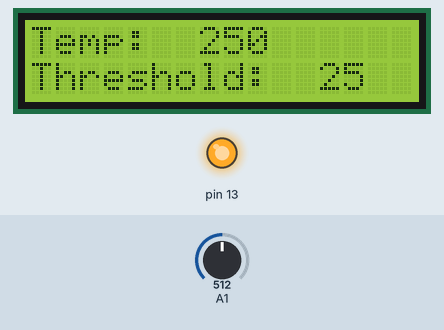
Bench run of a sketch on a simulated Arduino Uno, built with avr-gcc and run on an emulated ATmega328P. On the bench: 16×2 character LCD, output pins drawn as LEDs (lit = HIGH). Wiring (inferred from the names in the program): character LCD (HD44780): RS pin 8; E pin 9; data pin 0, pin 1, pin 2, pin 3, pin 4, pin 5, pin 6, pin 7. The test bench sets the inputs (shaded band); at power-on: A1 = 512. Pins used as bus, display or sensor lines are not drawn.

Above: at 1.2 s.
1.3 s: A1 set to 56
At 2.8 s:
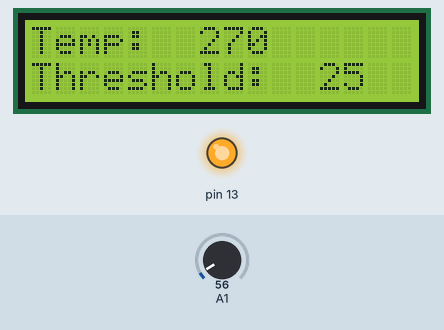
3.1 s: A1 set to 47
At 4.5 s:
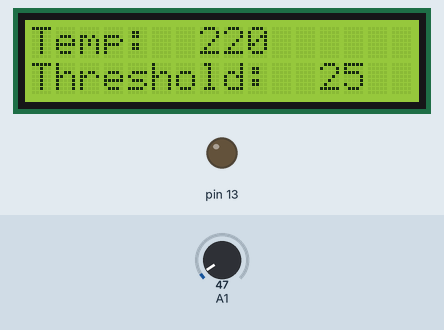
4.8 s: A1 set to 15
At 6.3 s:
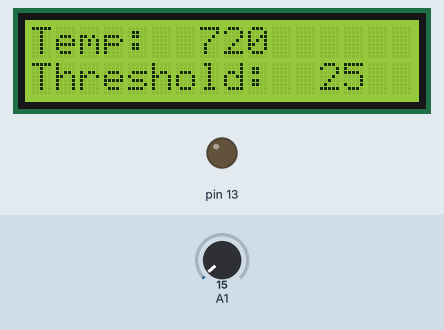
Timing chart, 0 to 7.8 s (numbered marks = the images above; inputs shaded):
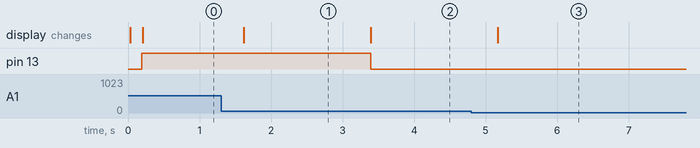

The sketch:

CW2Final.ino.ino
```cpp
#include <util/delay.h>
#include <stdlib.h>
#include "Adc_pot.h"
#include "lcd.h"
#include "dio.h"


int main(void) {

    unsigned short adc_reading;
    unsigned char buffer[4];
    unsigned char buffer2[4];
    Adc_Init();
    LCD_Init();
    DIO_init();
    int TEMPERATURE_THRESHOLD = 25;

    while (1) {
      _delay_ms(100);
      adc_reading = Adc_ReadChannel(1);
        intarg(TEMPERATURE_THRESHOLD, buffer2, 10);


        float temperatureCelsius = ((adc_reading / 1024.0) * 5 * 100.0);
        intarg(temperatureCelsius, buffer, 10);


          LCD_Command(0x80);
          LCD_String("Temp:  ");
          LCD_String(buffer);
          LCD_Command(0xC0);
          LCD_String("Threshold:  ");
          LCD_String(buffer2);

        if (temperatureCelsius > TEMPERATURE_THRESHOLD) {
            DIO_SetPinState('b', 5, 'h'); // Turn on the LED

        } else {
            DIO_SetPinState('b', 5, 'l'); // Turn off the LED


        }
         int  RPS = readPinState1();
         int RPS2 = readPinState2();

        if (RPS == 0) {
          _delay_ms(50);
          TEMPERATURE_THRESHOLD = TEMPERATURE_THRESHOLD+5;
        }
        else if(RPS2 == 0) {
          _delay_ms(50);
          TEMPERATURE_THRESHOLD = TEMPERATURE_THRESHOLD-5;
       }


        _delay_ms(200); // Delay for 0.2 second
    } /* End event loop */

    return 0;
}
```

Adc_pot.h
```cpp
#ifndef __ADC__
#define __ADC__

void Adc_Init(void);

unsigned short Adc_ReadChannel(unsigned char channel);

char* intarg(int num, char* str, int base);

#endif
```

Adc_pot.ino
```cpp
#if !defined(__AVR_ATmega328P__)
#include <avr/iom328p.h>
#endif
#include "Adc_pot.h"

void Adc_Init(void) {
    // AREF = AVcc
    ADMUX = (1 << REFS0);

    // ADC Enable and prescaler of 128
    // 16000000/128 = 125000
    ADCSRA = (1 << ADEN) | (1 << ADPS2) | (1 << ADPS1) | (1 << ADPS0);
}

unsigned short Adc_ReadChannel(unsigned char ch) {
    // select the corresponding channel 0~7
    // ANDing with '7' will always keep the value
    // of 'ch' between 0 and 7
    ch &= 0b00000111;  // AND operation with 7
    ADMUX = (ADMUX & 0xF8) | ch; // clears the bottom 3 bits before ORing

    // start single conversion
    // write '1' to ADSC
    ADCSRA |= (1 << ADSC);

    // wait for conversion to complete
    // ADSC becomes '0' again
    // till then, run loop continuously
    while (ADCSRA & (1 << ADSC));

    return (ADC);
}

// Convert an integer to a string
char* intarg(int num, char* str, int base) {
    int i = 0;
    int isNegative = 0;

    // Handle 0 explicitly, otherwise empty string is printed
    if (num == 0) {
        str[i++] = '0';
        str[i] = '\0';
        return str;
    }

    // Handle the case for a negative number
    if (num < 0 && base == 10) {
        isNegative = 1;
        num = -num;
    }

    // Process individual digits and store the result in the string
    while (num != 0) {
        int rem = num % base;
        str[i++] = (rem > 9) ? (rem - 10) + 'a' : rem + '0';
        num = num / base;
    }

    // Append '-' for negative numbers
    if (isNegative) {
        str[i++] = '-';
    }

    str[i] = '\0'; // Null-terminate the string

    // Reverse the string
    int start = 0;
    int end = i - 1;
    while (start < end) {
        char temp = str[start];
        str[start] = str[end];
        str[end] = temp;
        start++;
        end--;
    }

    return str;
}
```

lcd.h
```cpp
#ifndef __LCD__
#define __LCD__

void LCD_Command(unsigned char cmnd);
void LCD_Char (unsigned char char_data);
void LCD_Init (void);
void LCD_String (char *str);
void LCD_String_xy (char row, char pos, char *str);
void LCD_Clear();

#endif /*__LCD__*/
```

lcd.ino
```cpp
#include <avr/io.h>			  /* Include AVR std. library file */
#include <util/delay.h>	  /* Include Delay header file */
#include "lcd.h"
#if !defined(__AVR_ATmega328P__)
#include <avr/iom328p.h>
#endif

#define LCD_Dir  DDRD			/* Define LCD data port direction */
#define LCD_Port PORTD		/* Define LCD data port */

#define RS_EN_Dir  DDRB		/* Define RS and En data port direction */
#define RS_EN_Port PORTB  /* Define RS and En port */
#define RS PB0				    /* Define Register Select pin */
#define EN PB1 				    /* Define Enable signal pin */

void LCD_Command( unsigned char cmnd )
{
	LCD_Port = (LCD_Port & 0x0F) | (cmnd & 0xF0); /* sending upper nibble */
	RS_EN_Port &= ~ (1<<RS);		/* RS=0, command reg. */
	RS_EN_Port |= (1<<EN);		/* Enable pulse */
	_delay_us(1);
	RS_EN_Port &= ~ (1<<EN);

	_delay_us(200);

	LCD_Port = (LCD_Port & 0x0F) | (cmnd << 4);  /* sending lower nibble */
	RS_EN_Port |= (1<<EN);
	_delay_us(1);
	RS_EN_Port &= ~ (1<<EN);
	_delay_ms(2);
}


void LCD_Char( unsigned char data )
{
	LCD_Port = (LCD_Port & 0x0F) | (data & 0xF0); /* sending upper nibble */
	RS_EN_Port |= (1<<RS);		/* RS=1, data reg. */
	RS_EN_Port|= (1<<EN);
	_delay_us(1);
	RS_EN_Port &= ~ (1<<EN);

	_delay_us(200);

	LCD_Port = (LCD_Port & 0x0F) | (data << 4); /* sending lower nibble */
	RS_EN_Port |= (1<<EN);
	_delay_us(1);
	RS_EN_Port &= ~ (1<<EN);
	_delay_ms(2);
}

void LCD_Init (void)			/* LCD Initialize function */
{
	LCD_Dir = 0xFF;			    /* Make LCD port direction as o/p */
  	RS_EN_Dir |= (1 << EN) | (1 << RS);

	_delay_ms(20);			    /* LCD Power ON delay always >15ms */

	LCD_Command(0x02);		  /* send for 4 bit initialization of LCD  */
	LCD_Command(0x28);      /* 2 line, 5*7 matrix in 4-bit mode */
	LCD_Command(0x0c);      /* Display on cursor off*/
	LCD_Command(0x06);      /* Increment cursor (shift cursor to right)*/
	LCD_Command(0x01);      /* Clear display screen*/
	_delay_ms(2);
}

void LCD_String (char *str)		/* Send string to LCD function */
{
	int i;
	for(i=0;str[i]!=0;i++)		/* Send each char of string till the NULL */
	{
		LCD_Char (str[i]);
	}
}

void LCD_String_xy (char row, char pos, char *str)	/* Send string to LCD with xy position */
{
	if (row == 0 && pos<16)
	  LCD_Command((pos & 0x0F)|0x80);	                  /* Command of first row and required position<16 */
	else if (row == 1 && pos<16)
	  LCD_Command((pos & 0x0F)|0xC0);	                  /* Command of first row and required position<16 */

	LCD_String(str);	                              	/* Call LCD string function */
}

void LCD_Clear()
{
	LCD_Command (0x01);		/* Clear display */
	_delay_ms(2);
	LCD_Command (0x80);		/* Cursor at home position */
}
```

dio.h
```cpp
void DIO_init();
void DIO_SetPinDirection(unsigned char port, int pin, unsigned char direction);
void DIO_SetPinState(unsigned char port, int pin, unsigned char state);
```

dio.ino
```cpp
void DIO_init(){
  //set pins PD7 as output
  DIO_SetPinDirection('b', 5, 'o');
}

// set Pin to INPUT or OUTput
void DIO_SetPinDirection(unsigned char port, int pin, unsigned char direction){ //
  if (port == 'b' & pin <= 7 & pin >= 0){ // pin must be from 0-7
    if(direction == 'o'){
      DDRB = DDRB|(1<<pin); //bit set to 1 for output
    }else if(direction == 'i'){
      DDRB = DDRB&!(1<<pin); // bit cleared to 0 for input
    }
  }
  if (port == 'c' & pin <= 7 & pin >= 0){ // pin must be from 0-7
    if(direction == 'o'){
      DDRC = DDRC|(1<<pin); // bit set to 1 for output
    }else if(direction == 'i'){
      DDRC = DDRC&!(1<<pin); // bit cleared to 0 for input
    }
  }
  if (port == 'd' & pin <= 7 & pin >= 0){ // pin must be from 0-7
    if(direction == 'o'){
      DDRD = DDRD|(1<<pin); //bit set to 1 for output
    }else if(direction == 'i'){
      DDRD = DDRD&!(1<<pin); //bit cleared to 0 for input
    }
  }
}

// if pin is output it will set it to either HIGH or LOW
// if pin is input it will activate internal pull up resistor
void DIO_SetPinState(unsigned char port, int pin, unsigned char state){
  if (port == 'b' & pin <= 7 & pin >= 0){ // pin must be from 0-7
    if(state == 'h'){
      PORTB = PORTB|(1<<pin); //pin is set to 1 for high
    }else if(state == 'l'){
      PORTB &= ~(1<<pin); //pin is cleared to 0 for low
    }
  }
  if (port == 'd' & pin <= 7 & pin >= 0){ // pin must be from 0-7
    if(state == 'h'){
      PORTD = PORTD|(1<<pin); //pin is set to 1 for high
    }else if(state == 'l'){
      PORTD &= ~(1<<pin); //pin is cleared to 0 for low
    }
  }
  if (port == 'c' & pin <= 7 & pin >= 0){ // pin must be from 0-7
    if(state == 'h'){
      PORTC = PORTC|(1<<pin); //pin is set to 1 for high
    }else if(state == 'l'){
      PORTC &= ~(1<<pin); //pin is cleared to 0 for low
    }
  }
}


int readPinState1() {
      int MS = ((PIND >> 2) & 1) == 0;
      return MS;
      }

int readPinState2() {
      int MS = ((PIND >> 3) & 1) == 0;
      return MS;
      }
```

Measured:
- the behaviour switches between 52 and 51 on A1 (found by bisection; images 1 and 2)
- after the input at 1.3 s, the display: changes after 0.32 s (image 1)
- after the input at 3.1 s, pin 13: HIGH → LOW after 0.30 s; the display: changes after 0.30 s (image 2)
- after the input at 4.8 s, the display: changes after 0.37 s (image 3)
